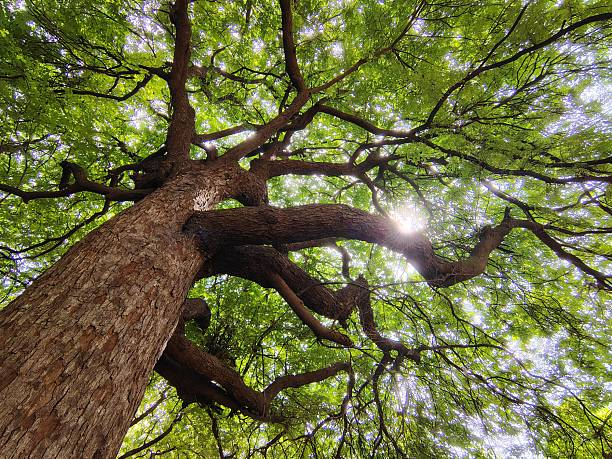
#> input picture Day17/Input images/tree.png, 612 x 459 px
$ python practice.py
#> lines starting #> are read from the running program, lines starting #| are printed output that depends on the picture
#> the answer given: 1
import cv2
import numpy as np

# Coding Practice:

# Implement programs to:

# 1. Translate an image horizontally and vertically.
# 2. Rotate an image by different angles.
# 3. Scale an image up and down.
# 4. Apply an affine transformation.
# 5. Apply a perspective transformation to straighten a tilted document.
# 6. Increase and decrease image brightness.
# 7. Adjust image contrast.
# 8. Apply Gaussian Blur, Median Blur, and Bilateral Filter.
# 9. Sharpen the image using an image sharpening filter.


# 1:
def translate_image():


    image = cv2.imread("Input images/tree.png", 1)
#> image is the input picture: shape (459, 612, 3); mean B, G, R 66.2, 109.2, 107.6
    image2 = cv2.imread("Input images/image1.jpg", 1)
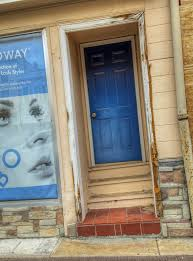
#> input picture Day17/Input images/image1.jpg, 193 x 261 px
#> image2 is the input picture: shape (261, 193, 3); mean B, G, R 124.1, 137.6, 144.6
    # Shift images by this value:
    tx = 129
    ty = 100
    matrix = np.float32([[1, 0, tx], [0, 1, ty]])  # opencv needs a numpy array of float32 type.

    shape = image.shape[:2]  # this will gives us teh shape and we are only getting the width and height of the image not the channels by slicing it.
#> shape = (459, 612)
    shape1 = image2.shape[:2]
#> shape1 = (261, 193)


    warp = cv2.warpAffine(image, matrix, shape)
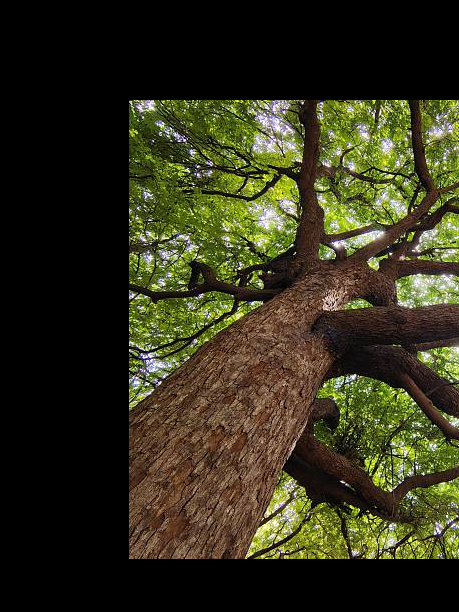
#> warp: shape (612, 459, 3); mean B, G, R 27, 49, 50.9
    warp1 = cv2.warpAffine(image2, matrix, shape1)
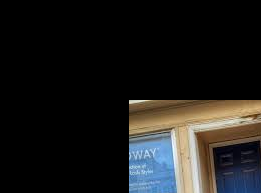
#> warp1: shape (193, 261, 3); mean B, G, R 26.9, 28.1, 28.7


    cv2.imshow("Original_Image", image)
    cv2.imshow("Warped_Image", warp)

    cv2.imshow("Original_Image2", image2)
    cv2.imshow("Warped_Image2", warp1)


    cv2.imwrite("Output images/warped_image.png", warp)
    cv2.imwrite("Output images/warped_image2.png", warp1)

    cv2.waitKey(0)
    cv2.destroyAllWindows()


# 2:
# [126 lines left out: functions rotation, scaling, affine_transformation, perspective_transformation, brightness, contrast and 2 more, not called in this run]


functions = ["translate_image", "rotation", "scaling", "affine_transformation", "perspective_transformation", "brightness", "contrast", "blurring", "sharpening"]
print(f"Which function do you want to run? {functions}")
user = input("Enter you choice: (1-9)").strip()
for func in functions:
    if user == "1":
        translate_image()
        break
    if user == "2":
        rotation()
        break
    if user == "3":
        scaling()
        break
    if user == "4":
        affine_transformation()
        break
    if user == "5":
        perspective_transformation()
        break
    if user == "6":
        brightness()
        break
    if user == "7":
        contrast()
        break
    if user == "8":
        blurring()
        break
    if user == "9":
        sharpening()
        break
